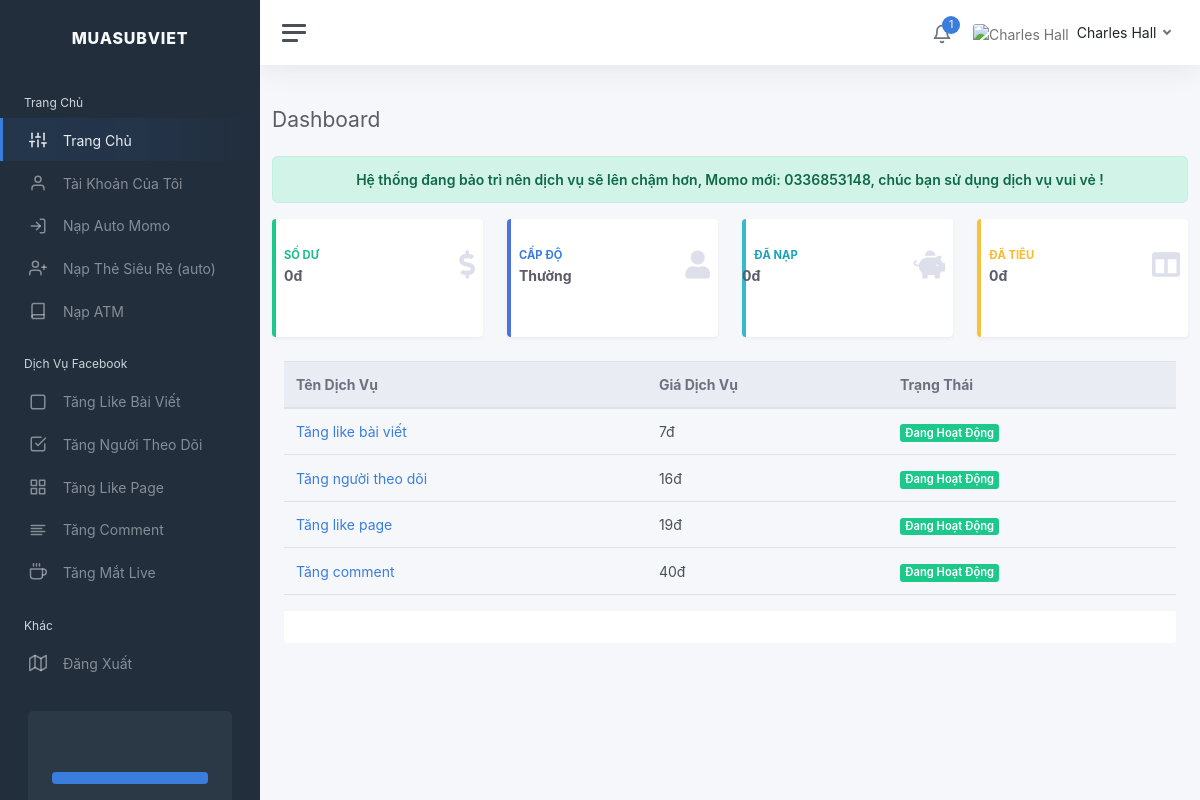
Page / (signed in) on the committed database.
### tables this page shows
CREATE TABLE `users` (
  `email` text NOT NULL,
  `username` varchar(32) NOT NULL,
  `password` varchar(32) NOT NULL,
  `money` int(11) NOT NULL,
  `level` int(11) NOT NULL,
  `time` varchar(32) NOT NULL,
  `total_nap` varchar(255) NOT NULL
);

### config.php (called while the page is built, shortened)
<?php
$ketnoi = mysqli_connect(LOCALHOST,USERNAME,PASSWORD,DATABASE);
$ketnoi->query("set names 'utf8'");
$thongbao="Hệ thống đang bảo trì nên dịch vụ sẽ lên chậm hơn, Momo mới: 0336853148, chúc bạn sử dụng dịch vụ vui vẻ !";
$ratelike="7";
$ratesub="16";
$ratepage="19";
$ratecmt="40";
if(isset($_SESSION['username']))
{
    $my_username = $_SESSION['username'];
    $user = $ketnoi->query("SELECT * FROM users WHERE username = '$my_username' ")->fetch_array();
}
?>

### index.php (the view)
<?php require("head.php"); ?>
                    <div class="d-sm-flex align-items-center justify-content-between mb-4">
                        <h1 class="h3 mb-0 text-gray-800">Dashboard</h1>
                    </div>
                    <div><div class="alert alert-success text-center" role="alert"><strong><?=$thongbao?></strong></div></div>
                    <div class="row">
                        <div class="col-xl-3 col-md-6 mb-4">
                            <div class="card border-left-success shadow h-100 py-2">
                                <div class="card-body">
                                    <div class="row no-gutters align-items-center">
                                        <div class="col mr-2">
                                            <div class="text-xs font-weight-bold text-success text-uppercase mb-1">
                                                Số Dư</div>
                                            <div class="h5 mb-0 font-weight-bold text-gray-800"><?=$user["money"]?>đ</div>
                                        </div>
                                        <div class="col-auto">
                                            <i class="fas fa-dollar-sign fa-2x text-gray-300"></i>
                                        </div>
                                    </div>
                                </div>
                            </div>
                        </div>
                        <div class="col-xl-3 col-md-6 mb-4">
                            <div class="card border-left-primary shadow h-100 py-2">
                                <div class="card-body">
                                    <div class="row no-gutters align-items-center">
                                        <div class="col mr-2">
                                            <div class="text-xs font-weight-bold text-primary text-uppercase mb-1">
                                                Cấp Độ</div>
                                            <div class="h5 mb-0 font-weight-bold text-gray-800"><?=$capdo?></div>
                                        </div>
                                        <div class="col-auto">
                                            <i class="fas fa-user fa-2x text-gray-300"></i>
                                        </div>
                                    </div>
                                </div>
                            </div>
                        </div>
                        <div class="col-xl-3 col-md-6 mb-4">
                            <div class="card border-left-info shadow h-100 py-2">
                                <div class="card-body">
                                    <div class="row no-gutters align-items-center">
                                        <div class="col mr-2">
                                            <div class="text-xs font-weight-bold text-info text-uppercase mb-1">Đã Nạp
                                            </div>
                                            <div class="row no-gutters align-items-center">
                                                <div class="col-auto">
                                                    <div class="h5 mb-0 mr-3 font-weight-bold text-gray-800"><?=$user["total_nap"];?>đ
                                                    </div>
                                                </div>
                                            </div></div>
                                        <div class="col-auto">
                                            <i class="fas fa-piggy-bank fa-2x text-gray-300"></i>
                                        </div>
                                    </div>
                                </div>
                            </div>
                        </div>
                        <div class="col-xl-3 col-md-6 mb-4">
                            <div class="card border-left-warning shadow h-100 py-2">
                                <div class="card-body">
                                    <div class="row no-gutters align-items-center">
                                        <div class="col mr-2">
                                            <div class="text-xs font-weight-bold text-warning text-uppercase mb-1">
                                                Đã Tiêu</div>
                                            <div class="h5 mb-0 font-weight-bold text-gray-800"><?=$user["total_nap"] - $user["money"];?>đ</div>
                                        </div>
                                        <div class="col-auto">
                                            <i class="fas fa-columns fa-2x text-gray-300"></i>
                                        </div>
                                    </div>
                                </div>
                            </div>
                        </div>
                    </div>
            <div class="col-md-12">
                <div class="table-responsive">
                  <table class="table align-items-center table-flush">
                    <thead class="thead-light">
                      <tr>
                        <th>Tên Dịch Vụ</th>
                        <th>Giá Dịch Vụ</th>
                        <th>Trạng Thái</th>
                      </tr>
                    </thead>
                    <tbody>
                      <tr>
                        <td><a href="mualike.php">Tăng like bài viết</a></td>
                        <td><?=$ratelike?>đ</td>
                        <td><span class="badge badge-success">Đang Hoạt Động</span></td>
                      </tr>
                      <tr>
                        <td><a href="muafollow.php">Tăng người theo dõi</a></td>
                        <td><?=$ratesub?>đ</td>
                        <td><span class="badge badge-success">Đang Hoạt Động</span></td>
                      </tr>
                      <tr>
                        <td><a href="muapage.php">Tăng like page</a></td>
                        <td><?=$ratepage?>đ</td>
                        <td><span class="badge badge-success">Đang Hoạt Động</span></td>
                        </tr>
                      <tr>
                        <td><a href="muapage.php">Tăng comment</a></td>
                        <td><?=$ratecmt?>đ</td>
                        <td><span class="badge badge-success">Đang Hoạt Động</span></td>
                      </tr>
                    </tbody>
                  </table>
                </div>
                <div class="card-footer"></div>
              </div>
<?php require("footer.php");

### rows in the picture
users: money "0", level "Thường", total_nap "0", $user['total_nap']-$user['money'] "0"

### other values in the picture
$site_brand "MUASUBVIET"
$thongbao "Hệ thống đang bảo trì nên dịch vụ sẽ lên chậm hơn, Momo mới: 0336853148, chúc bạn sử dụng dịch vụ vui vẻ !"
$ratelike "7"
$ratesub "16"
$ratepage "19"
$ratecmt "40"
